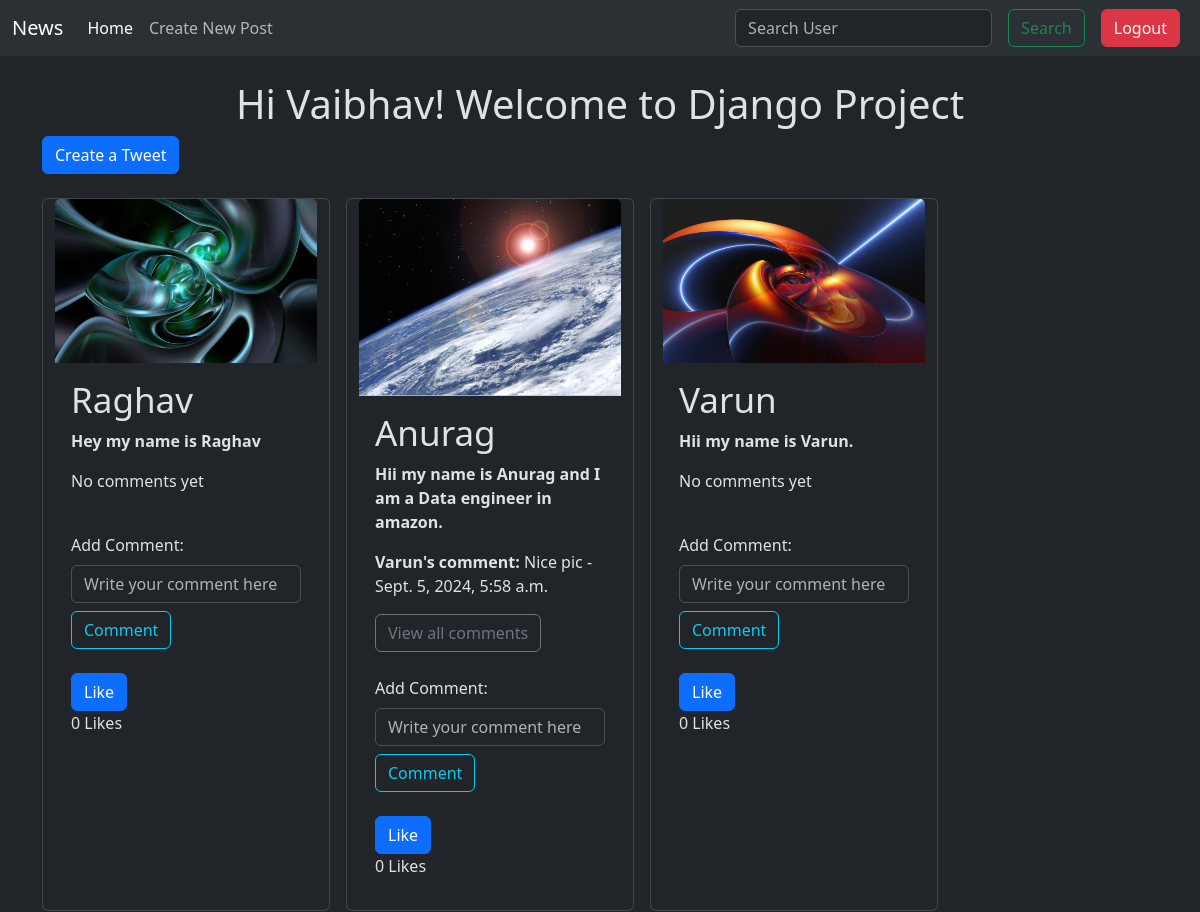
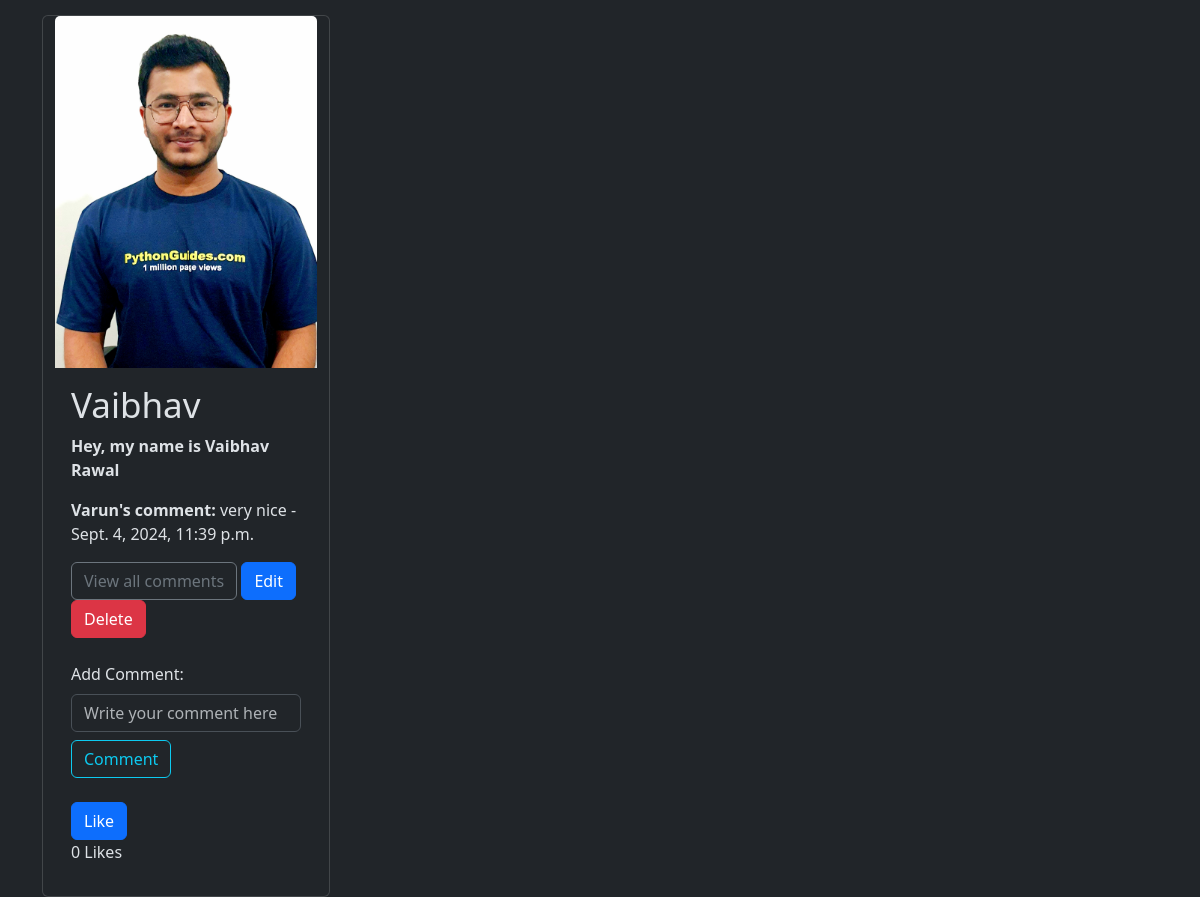
The page /tweet/ (signed in) on the database its author committed (2 pictures, top to bottom).
### tweet/models.py (models this page shows, shortened)
class Tweet(models.Model):
    user = models.ForeignKey(User, on_delete=models.CASCADE)
    text = models.TextField(max_length="500")
    photo = models.ImageField(upload_to="photos/", blank = True, null = True)
    created_at = models.DateTimeField(auto_now_add = True)
    updated_at = models.DateTimeField(auto_now_add = True)

class Comment(models.Model):
    user = models.ForeignKey(User, on_delete=models.CASCADE)
    tweet = models.ForeignKey(Tweet, related_name="comments" ,on_delete=models.CASCADE)
    comment_text = models.TextField()
    created_at = models.DateTimeField(auto_now_add=True)

### tweet/views.py (the view)
# urls.py: path("",lambda request: redirect("tweet_list")),
def tweet_list(request):
    tweets = Tweet.objects.all().order_by('-created_at')
    for tweet in tweets:
        tweet.user_liked = tweet.likes.filter(user=request.user).exists() if request.user.is_authenticated else False
    return render(request, 'tweet_list.html', {'tweets' : tweets})

### tweet/templates/tweet_list.html (shortened to what this page needs)
{% extends "layout.html" %}
{% block content %}
<h1 class="text-center mt-4">Hi {{ user.username|title }}! Welcome to Django Project</h1>
<a class="btn btn-primary mb-4" href="{% url 'tweet_create' %}">Create a Tweet</a>
<div class="container row gap-3">
    {% for tweet in tweets %}
    <div class="card" style="width: 18rem;">
        <img src="{{ tweet.photo.url }}" class="card-img-top" alt="...">
        <div class="card-body">
            <h5 class="card-title" style="font-size: 35px">{{ tweet.user.username|title }}</h5>
            <p class="card-text"><b>{{ tweet.text|capfirst }}</b></p>
            {% if tweet.comments.count > 0 %}
                <p><b>{{ tweet.comments.first.user.username|title }}'s comment:</b> {{ tweet.comments.first.comment_text }} - {{ tweet.comments.first.created_at }}</p>
                <a href="{% url 'tweet_detail' tweet.id %}" class="btn btn-outline-secondary">View all comments</a>
            {% else %}
                <p>No comments yet</p>
            {% endif %}
            {% if tweet.user == user %}
                <a href="{% url 'tweet_edit' tweet.id %}" class="btn btn-primary">Edit</a>
                <a href="{% url 'tweet_delete' tweet.id %}" class="btn btn-danger">Delete</a>
            {% endif %}
            <form method="POST" action="{% url 'add_comment' tweet.id %}">
                <label for="comments" class="mt-4">Add Comment:</label>
                <input type="text" name="comment_text" class="form-control mt-2" placeholder="Write your comment here" required>
                <button class="btn btn-outline-info mt-2" type="submit">Comment</button>
            </form>
            <div>
                {% if request.user.is_authenticated %}
                    {% if tweet.user_liked %}
                        <a href="{% url 'like_tweet' tweet.id %}" class="btn btn-danger mt-4">Unlike</a>
                    {% else %}
                        <a href="{% url 'like_tweet' tweet.id %}" class="btn btn-primary mt-4">Like</a>
                    {% endif %}
                {% else %}
                    <a href="{% url 'login' %}" class="btn btn-primary">Login to Like</a>
                {% endif %}
                <p>{{ tweet.likes.count }} Likes</p>
            </div>
        </div>
    </div>
    {% endfor %}
</div>
{% endblock content %}

### rows shown on the page
Tweet: photo (picture), user.username "Raghav", text "Hey my name is Raghav", shows "No comments yet", shows "Like", likes.count "0"
Tweet: photo (picture), user.username "Anurag", text "Hii my name is Anurag and I am a Data engineer in amazon.", comments.first.user.username "Varun", comments.first.comment_text "Nice pic", comments.first.created_at "Sept. 5, 2024, 5:58 a.m.", shows "Like", likes.count "0"
Tweet: photo (picture), user.username "Varun", text "Hii my name is Varun.", shows "No comments yet", shows "Like", likes.count "0"
Tweet: photo (picture), user.username "Vaibhav", text "Hey, my name is Vaibhav Rawal", comments.first.user.username "Varun", comments.first.comment_text "very nice", comments.first.created_at "Sept. 4, 2024, 11:39 p.m.", shows "Edit", shows "Like", likes.count "0"

### other values the page prints
{{ user.username|title }} "Vaibhav"
